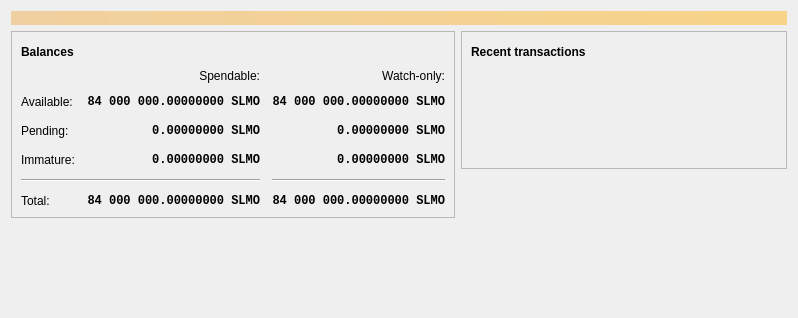
<?xml version="1.0" encoding="UTF-8"?>
<ui version="4.0">
 <class>OverviewPage</class>
 <widget class="QWidget" name="OverviewPage">
  <property name="geometry">
   <rect>
    <x>0</x>
    <y>0</y>
    <width>798</width>
    <height>318</height>
   </rect>
  </property>
  <property name="windowTitle">
   <string>Form</string>
  </property>
  <layout class="QVBoxLayout" name="topLayout">
   <item>
    <widget class="QLabel" name="labelAlerts">
     <property name="visible">
      <bool>false</bool>
     </property>
     <property name="styleSheet">
      <string notr="true">QLabel { background-color: qlineargradient(x1: 0, y1: 0, x2: 1, y2: 0, stop:0 #F0D0A0, stop:1 #F8D488); color:#000000; }</string>
     </property>
     <property name="wordWrap">
      <bool>true</bool>
     </property>
     <property name="margin">
      <number>3</number>
     </property>
     <property name="textInteractionFlags">
      <set>Qt::TextSelectableByMouse</set>
     </property>
    </widget>
   </item>
   <item>
    <layout class="QHBoxLayout" name="horizontalLayout" stretch="1,1">
     <item>
      <layout class="QVBoxLayout" name="verticalLayout_2">
       <item>
        <widget class="QFrame" name="frame">
         <property name="frameShape">
          <enum>QFrame::StyledPanel</enum>
         </property>
         <property name="frameShadow">
          <enum>QFrame::Raised</enum>
         </property>
         <layout class="QVBoxLayout" name="verticalLayout_4">
          <item>
           <layout class="QHBoxLayout" name="horizontalLayout_4">
            <item>
             <widget class="QLabel" name="label_5">
              <property name="font">
               <font>
                <weight>75</weight>
                <bold>true</bold>
               </font>
              </property>
              <property name="text">
               <string>Balances</string>
              </property>
             </widget>
            </item>
            <item>
             <widget class="QPushButton" name="labelWalletStatus">
              <property name="enabled">
               <bool>true</bool>
              </property>
              <property name="maximumSize">
               <size>
                <width>30</width>
                <height>16777215</height>
               </size>
              </property>
              <property name="toolTip">
               <string>The displayed information may be out of date. Your wallet automatically synchronizes with the Slimo network after a connection is established, but this process has not completed yet.</string>
              </property>
              <property name="text">
               <string/>
              </property>
              <property name="icon">
               <iconset resource="../bitcoin.qrc">
                <normaloff>:/icons/warning</normaloff>
                <disabledoff>:/icons/warning</disabledoff>:/icons/warning</iconset>
              </property>
              <property name="iconSize">
               <size>
                <width>24</width>
                <height>24</height>
               </size>
              </property>
              <property name="flat">
               <bool>true</bool>
              </property>
             </widget>
            </item>
            <item>
             <spacer name="horizontalSpacer_3">
              <property name="orientation">
               <enum>Qt::Horizontal</enum>
              </property>
              <property name="sizeHint" stdset="0">
               <size>
                <width>40</width>
                <height>20</height>
               </size>
              </property>
             </spacer>
            </item>
           </layout>
          </item>
          <item>
           <layout class="QGridLayout" name="gridLayout">
            <property name="spacing">
             <number>12</number>
            </property>
            <item row="2" column="2">
             <widget class="QLabel" name="labelWatchPending">
              <property name="font">
               <font>
                <family>Monospace</family>
                <weight>75</weight>
                <bold>true</bold>
               </font>
              </property>
              <property name="cursor">
               <cursorShape>IBeamCursor</cursorShape>
              </property>
              <property name="toolTip">
               <string>Unconfirmed transactions to watch-only addresses</string>
              </property>
              <property name="text">
               <string notr="true">0.00000000 SLMO</string>
              </property>
              <property name="alignment">
               <set>Qt::AlignRight|Qt::AlignTrailing|Qt::AlignVCenter</set>
              </property>
              <property name="textInteractionFlags">
               <set>Qt::LinksAccessibleByMouse|Qt::TextSelectableByKeyboard|Qt::TextSelectableByMouse</set>
              </property>
             </widget>
            </item>
            <item row="2" column="1">
             <widget class="QLabel" name="labelUnconfirmed">
              <property name="font">
               <font>
                <family>Monospace</family>
                <weight>75</weight>
                <bold>true</bold>
               </font>
              </property>
              <property name="cursor">
               <cursorShape>IBeamCursor</cursorShape>
              </property>
              <property name="toolTip">
               <string>Total of transactions that have yet to be confirmed, and do not yet count toward the spendable balance</string>
              </property>
              <property name="text">
               <string notr="true">0.00000000 SLMO</string>
              </property>
              <property name="alignment">
               <set>Qt::AlignRight|Qt::AlignTrailing|Qt::AlignVCenter</set>
              </property>
              <property name="textInteractionFlags">
               <set>Qt::LinksAccessibleByMouse|Qt::TextSelectableByKeyboard|Qt::TextSelectableByMouse</set>
              </property>
             </widget>
            </item>
            <item row="3" column="2">
             <widget class="QLabel" name="labelWatchImmature">
              <property name="font">
               <font>
                <family>Monospace</family>
                <weight>75</weight>
                <bold>true</bold>
               </font>
              </property>
              <property name="cursor">
               <cursorShape>IBeamCursor</cursorShape>
              </property>
              <property name="toolTip">
               <string>Mined balance in watch-only addresses that has not yet matured</string>
              </property>
              <property name="text">
               <string notr="true">0.00000000 SLMO</string>
              </property>
              <property name="alignment">
               <set>Qt::AlignRight|Qt::AlignTrailing|Qt::AlignVCenter</set>
              </property>
              <property name="textInteractionFlags">
               <set>Qt::LinksAccessibleByMouse|Qt::TextSelectableByKeyboard|Qt::TextSelectableByMouse</set>
              </property>
             </widget>
            </item>
            <item row="4" column="0" colspan="2">
             <widget class="Line" name="line">
              <property name="orientation">
               <enum>Qt::Horizontal</enum>
              </property>
             </widget>
            </item>
            <item row="4" column="2">
             <widget class="Line" name="lineWatchBalance">
              <property name="sizePolicy">
               <sizepolicy hsizetype="Preferred" vsizetype="Fixed">
                <horstretch>0</horstretch>
                <verstretch>0</verstretch>
               </sizepolicy>
              </property>
              <property name="minimumSize">
               <size>
                <width>140</width>
                <height>0</height>
               </size>
              </property>
              <property name="orientation">
               <enum>Qt::Horizontal</enum>
              </property>
             </widget>
            </item>
            <item row="5" column="0">
             <widget class="QLabel" name="labelTotalText">
              <property name="text">
               <string>Total:</string>
              </property>
             </widget>
            </item>
            <item row="3" column="1">
             <widget class="QLabel" name="labelImmature">
              <property name="font">
               <font>
                <family>Monospace</family>
                <weight>75</weight>
                <bold>true</bold>
               </font>
              </property>
              <property name="cursor">
               <cursorShape>IBeamCursor</cursorShape>
              </property>
              <property name="toolTip">
               <string>Mined balance that has not yet matured</string>
              </property>
              <property name="text">
               <string notr="true">0.00000000 SLMO</string>
              </property>
              <property name="alignment">
               <set>Qt::AlignRight|Qt::AlignTrailing|Qt::AlignVCenter</set>
              </property>
              <property name="textInteractionFlags">
               <set>Qt::LinksAccessibleByMouse|Qt::TextSelectableByKeyboard|Qt::TextSelectableByMouse</set>
              </property>
             </widget>
            </item>
            <item row="2" column="3">
             <spacer name="horizontalSpacer_2">
              <property name="orientation">
               <enum>Qt::Horizontal</enum>
              </property>
              <property name="sizeHint" stdset="0">
               <size>
                <width>40</width>
                <height>20</height>
               </size>
              </property>
             </spacer>
            </item>
            <item row="3" column="0">
             <widget class="QLabel" name="labelImmatureText">
              <property name="text">
               <string>Immature:</string>
              </property>
             </widget>
            </item>
            <item row="5" column="1">
             <widget class="QLabel" name="labelTotal">
              <property name="font">
               <font>
                <family>Monospace</family>
                <weight>75</weight>
                <bold>true</bold>
               </font>
              </property>
              <property name="cursor">
               <cursorShape>IBeamCursor</cursorShape>
              </property>
              <property name="toolTip">
               <string>Your current total balance</string>
              </property>
              <property name="text">
               <string notr="true">84 000 000.00000000 SLMO</string>
              </property>
              <property name="alignment">
               <set>Qt::AlignRight|Qt::AlignTrailing|Qt::AlignVCenter</set>
              </property>
              <property name="textInteractionFlags">
               <set>Qt::LinksAccessibleByMouse|Qt::TextSelectableByKeyboard|Qt::TextSelectableByMouse</set>
              </property>
             </widget>
            </item>
            <item row="5" column="2">
             <widget class="QLabel" name="labelWatchTotal">
              <property name="font">
               <font>
                <family>Monospace</family>
                <weight>75</weight>
                <bold>true</bold>
               </font>
              </property>
              <property name="cursor">
               <cursorShape>IBeamCursor</cursorShape>
              </property>
              <property name="toolTip">
               <string>Current total balance in watch-only addresses</string>
              </property>
              <property name="text">
               <string notr="true">84 000 000.00000000 SLMO</string>
              </property>
              <property name="alignment">
               <set>Qt::AlignRight|Qt::AlignTrailing|Qt::AlignVCenter</set>
              </property>
              <property name="textInteractionFlags">
               <set>Qt::LinksAccessibleByMouse|Qt::TextSelectableByKeyboard|Qt::TextSelectableByMouse</set>
              </property>
             </widget>
            </item>
            <item row="0" column="2">
             <widget class="QLabel" name="labelWatchonly">
              <property name="text">
               <string>Watch-only:</string>
              </property>
              <property name="alignment">
               <set>Qt::AlignRight|Qt::AlignTrailing|Qt::AlignVCenter</set>
              </property>
             </widget>
            </item>
            <item row="1" column="0">
             <widget class="QLabel" name="labelBalanceText">
              <property name="text">
               <string>Available:</string>
              </property>
             </widget>
            </item>
            <item row="1" column="1">
             <widget class="QLabel" name="labelBalance">
              <property name="font">
               <font>
                <family>Monospace</family>
                <weight>75</weight>
                <bold>true</bold>
               </font>
              </property>
              <property name="cursor">
               <cursorShape>IBeamCursor</cursorShape>
              </property>
              <property name="toolTip">
               <string>Your current spendable balance</string>
              </property>
              <property name="text">
               <string notr="true">84 000 000.00000000 SLMO</string>
              </property>
              <property name="alignment">
               <set>Qt::AlignRight|Qt::AlignTrailing|Qt::AlignVCenter</set>
              </property>
              <property name="textInteractionFlags">
               <set>Qt::LinksAccessibleByMouse|Qt::TextSelectableByKeyboard|Qt::TextSelectableByMouse</set>
              </property>
             </widget>
            </item>
            <item row="1" column="2">
             <widget class="QLabel" name="labelWatchAvailable">
              <property name="font">
               <font>
                <family>Monospace</family>
                <weight>75</weight>
                <bold>true</bold>
               </font>
              </property>
              <property name="cursor">
               <cursorShape>IBeamCursor</cursorShape>
              </property>
              <property name="toolTip">
               <string>Your current balance in watch-only addresses</string>
              </property>
              <property name="text">
               <string notr="true">84 000 000.00000000 SLMO</string>
              </property>
              <property name="alignment">
               <set>Qt::AlignRight|Qt::AlignTrailing|Qt::AlignVCenter</set>
              </property>
              <property name="textInteractionFlags">
               <set>Qt::LinksAccessibleByMouse|Qt::TextSelectableByKeyboard|Qt::TextSelectableByMouse</set>
              </property>
             </widget>
            </item>
            <item row="2" column="0">
             <widget class="QLabel" name="labelPendingText">
              <property name="text">
               <string>Pending:</string>
              </property>
             </widget>
            </item>
            <item row="0" column="1">
             <widget class="QLabel" name="labelSpendable">
              <property name="text">
               <string>Spendable:</string>
              </property>
              <property name="alignment">
               <set>Qt::AlignRight|Qt::AlignTrailing|Qt::AlignVCenter</set>
              </property>
             </widget>
            </item>
           </layout>
          </item>
         </layout>
        </widget>
       </item>
       <item>
        <spacer name="verticalSpacer">
         <property name="orientation">
          <enum>Qt::Vertical</enum>
         </property>
         <property name="sizeHint" stdset="0">
          <size>
           <width>20</width>
           <height>40</height>
          </size>
         </property>
        </spacer>
       </item>
      </layout>
     </item>
     <item>
      <layout class="QVBoxLayout" name="verticalLayout_3">
       <item>
        <widget class="QFrame" name="frame_2">
         <property name="frameShape">
          <enum>QFrame::StyledPanel</enum>
         </property>
         <property name="frameShadow">
          <enum>QFrame::Raised</enum>
         </property>
         <layout class="QVBoxLayout" name="verticalLayout">
          <item>
           <layout class="QHBoxLayout" name="horizontalLayout_2">
            <item>
             <widget class="QLabel" name="label_4">
              <property name="font">
               <font>
                <weight>75</weight>
                <bold>true</bold>
               </font>
              </property>
              <property name="text">
               <string>Recent transactions</string>
              </property>
             </widget>
            </item>
            <item>
             <widget class="QPushButton" name="labelTransactionsStatus">
              <property name="enabled">
               <bool>true</bool>
              </property>
              <property name="maximumSize">
               <size>
                <width>30</width>
                <height>16777215</height>
               </size>
              </property>
              <property name="toolTip">
               <string>The displayed information may be out of date. Your wallet automatically synchronizes with the Slimo network after a connection is established, but this process has not completed yet.</string>
              </property>
              <property name="text">
               <string/>
              </property>
              <property name="icon">
               <iconset resource="../bitcoin.qrc">
                <normaloff>:/icons/warning</normaloff>
                <disabledoff>:/icons/warning</disabledoff>:/icons/warning</iconset>
              </property>
              <property name="iconSize">
               <size>
                <width>24</width>
                <height>24</height>
               </size>
              </property>
              <property name="flat">
               <bool>true</bool>
              </property>
             </widget>
            </item>
            <item>
             <spacer name="horizontalSpacer">
              <property name="orientation">
               <enum>Qt::Horizontal</enum>
              </property>
              <property name="sizeHint" stdset="0">
               <size>
                <width>40</width>
                <height>20</height>
               </size>
              </property>
             </spacer>
            </item>
           </layout>
          </item>
          <item>
           <widget class="TransactionOverviewWidget" name="listTransactions">
            <property name="styleSheet">
             <string notr="true">QListView { background: transparent; }</string>
            </property>
            <property name="frameShape">
             <enum>QFrame::NoFrame</enum>
            </property>
            <property name="verticalScrollBarPolicy">
             <enum>Qt::ScrollBarAlwaysOff</enum>
            </property>
            <property name="horizontalScrollBarPolicy">
             <enum>Qt::ScrollBarAlwaysOff</enum>
            </property>
            <property name="sizeAdjustPolicy">
             <enum>QAbstractScrollArea::AdjustToContents</enum>
            </property>
            <property name="selectionMode">
             <enum>QAbstractItemView::NoSelection</enum>
            </property>
            <property name="uniformItemSizes">
             <bool>true</bool>
            </property>
           </widget>
          </item>
         </layout>
        </widget>
       </item>
       <item>
        <spacer name="verticalSpacer_2">
         <property name="orientation">
          <enum>Qt::Vertical</enum>
         </property>
         <property name="sizeHint" stdset="0">
          <size>
           <width>20</width>
           <height>40</height>
          </size>
         </property>
        </spacer>
       </item>
      </layout>
     </item>
    </layout>
   </item>
  </layout>
 </widget>
 <customwidgets>
  <customwidget>
   <class>TransactionOverviewWidget</class>
   <extends>QListView</extends>
   <header>qt/transactionoverviewwidget.h</header>
  </customwidget>
 </customwidgets>
 <resources/>
 <connections/>
</ui>
